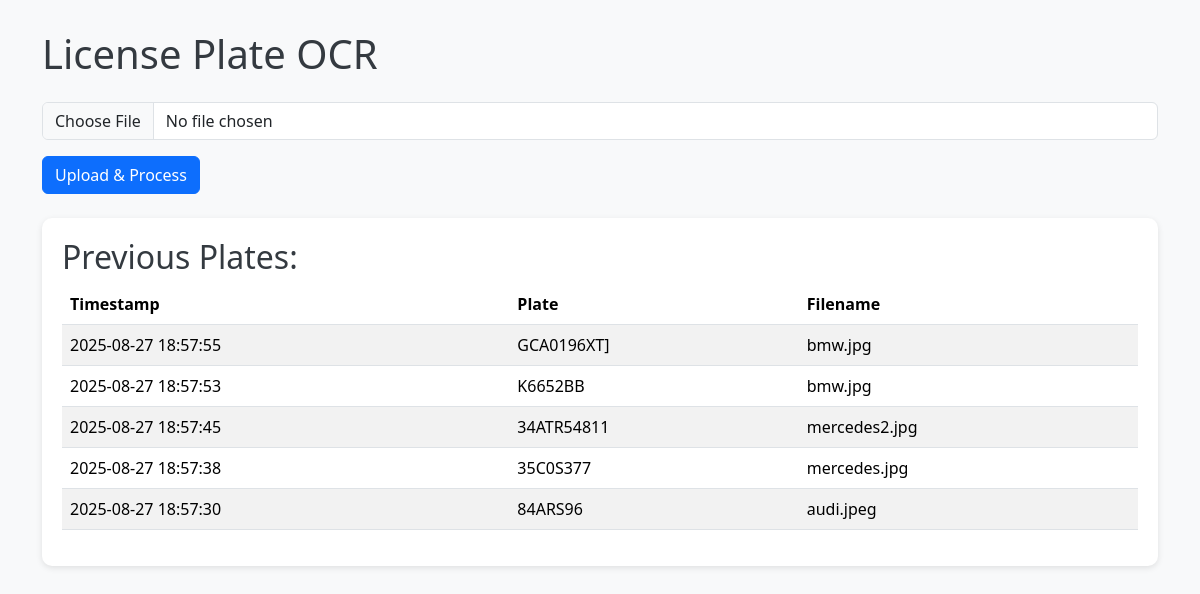
The page / on the database its author committed.
### tables this page shows
CREATE TABLE plates (
        id INTEGER PRIMARY KEY AUTOINCREMENT,
        plate TEXT NOT NULL,
        filename TEXT,
        timestamp DATETIME DEFAULT CURRENT_TIMESTAMP
    );

### app.py (the view, shortened to what this page needs)
@app.route("/", methods=["GET", "POST"])
def index():
    result_texts = []
    image_path = None
    plates_history = fetch_plates()
    return render_template(
        "index.html",
        results=result_texts,
        image_path=image_path,
        history=plates_history,
    )

### db.py (called while the page is built)
def fetch_plates():
    conn = sqlite3.connect(DB_PATH)
    cursor = conn.cursor()
    cursor.execute("SELECT plate, filename, timestamp FROM plates ORDER BY id DESC")
    rows = cursor.fetchall()
    conn.close()
    return rows

### templates/index.html (shortened to what this page needs)
<!DOCTYPE html>
<html lang="en">
<head>
    <link href="https://cdn.jsdelivr.net/npm/bootstrap@5.3.2/dist/css/bootstrap.min.css" rel="stylesheet">
</head>
<body>
    <div class="container">
        <h1 class="mb-4">License Plate OCR</h1>
        <form method="POST" enctype="multipart/form-data" class="mb-4">
            <div class="mb-3">
                <input class="form-control" type="file" name="file" accept="image/*" title="Choose an image file" required>
            </div>
            <button type="submit" class="btn btn-primary">Upload & Process</button>
        </form>
        {% if history %}
        <div class="result-box">
            <h2>Previous Plates:</h2>
            <table class="table table-striped">
                <thead>
                    <tr>
                        <th>Timestamp</th>
                        <th>Plate</th>
                        <th>Filename</th>
                    </tr>
                </thead>
                <tbody>
                    {% for plate, filename, timestamp in history %}
                    <tr>
                        <td>{{ timestamp }}</td>
                        <td>{{ plate }}</td>
                        <td>{{ filename }}</td>
                    </tr>
                    {% endfor %}
                </tbody>
            </table>
        </div>
        {% endif %}
    </div>
</body>
</html>

### templates/index.html (style rules this page uses)
body { padding: 30px; background-color: #f8f9fa; }
.result-box { background: #fff; padding: 20px; margin-top: 20px; border-radius: 10px; box-shadow: 0 2px 6px rgba(0,0,0,0.1); }
h1, h2 { color: #343a40; }

### rows shown on the page
plates: timestamp "2025-08-27 18:57:55", plate "GCA0196XT]", filename "bmw.jpg"
plates: timestamp "2025-08-27 18:57:53", plate "K6652BB", filename "bmw.jpg"
plates: timestamp "2025-08-27 18:57:45", plate "34ATR54811", filename "mercedes2.jpg"
plates: timestamp "2025-08-27 18:57:38", plate "35C0S377", filename "mercedes.jpg"
plates: timestamp "2025-08-27 18:57:30", plate "84ARS96", filename "audi.jpeg"
